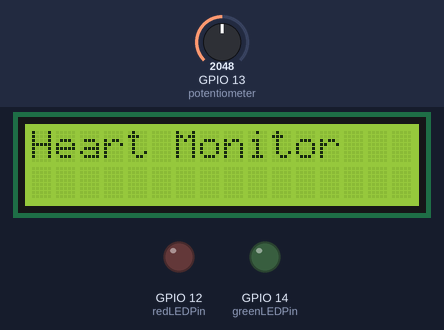
Bench run of a program on a simulated ESP32. On the bench: 16×2 character LCD, output pins drawn as LEDs (lit = HIGH). Inputs (shaded band) come from the test bench; at power-on: GPIO 13 (potentiometer) = 2048. WiFi joins after 1.5 s; servers stay silent unless stated; uploads are accepted with an empty reply; random numbers use the default seed unless the program sets one; what the program prints to the serial monitor is not drawn.

Above: at 0.1 s.
At 2.5 s:
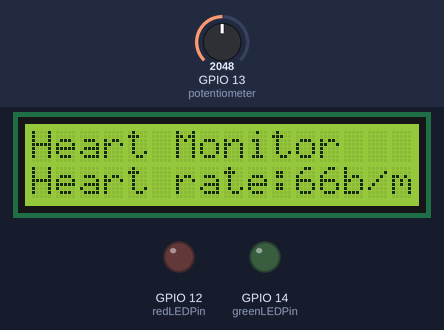
At 13.3 s:
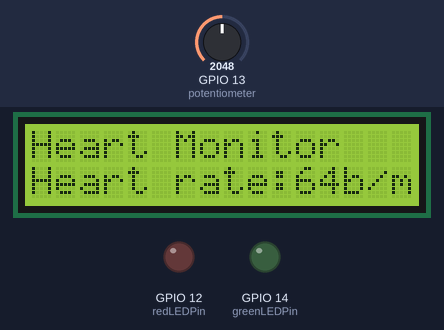
At 29.6 s:
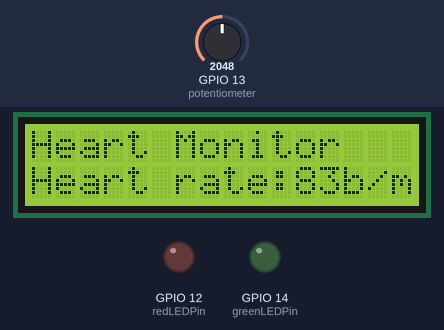
Timing chart, 0 to 36.5 s (numbered marks = the images above):
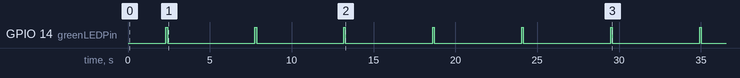

Measured:
- by itself, GPIO 14 (greenLEDPin): alternates HIGH for 0.10 s and LOW for 5.3 s
- what the display in image 1 shows lasts 5.5 s, from 2.3 s to 7.8 s

The program:

main.cpp
```cpp
#include <Wire.h>
#include <LiquidCrystal_I2C.h>
#include <Arduino.h>
#include <HTTPClient.h>
#include <WiFi.h>
#include <DHT.h>
#include <PubSubClient.h>

#define lcd_ADDR 0x27
#define lcd_COLUMNS 16
#define lcd_ROWS 2

LiquidCrystal_I2C lcd(lcd_ADDR, lcd_COLUMNS, lcd_ROWS);

#define PULSE_PIN 35

#define redLEDPin 12
#define greenLEDPin 14

int minHeartRate = 60;
int maxHeartRate = 100;
const char *ssid = "Wokwi-GUEST"; // Your Wi-Fi SSID
const char *password = "";        // Your Wi-Fi password
const char *serverUrl = "http://192.168.32.78:4000/sensor/heartbeat";

void setup(){
  Serial.begin(9600);
  lcd.init();
  lcd.backlight();
  Wire.begin(23, 22);
  lcd.print("Heart Monitor");
  pinMode(redLEDPin, OUTPUT);
  pinMode(greenLEDPin, OUTPUT);

  WiFi.begin(ssid, password);

  // Seed the random number generator with a unique value
  randomSeed(analogRead(0));

  // Attempt to connect to WiFi
  while (WiFi.status() != WL_CONNECTED)
  {
    delay(1000);
    Serial.print(".");
  }
  Serial.println("Connected!");
}

void loop()
{
  int pulseValue = analogRead(13);
  int pulseRate = map(pulseValue, 0, 4098, 0, 200); // assuming pulse range 60-180 bpm

  if (WiFi.status() == WL_CONNECTED)
  {
    HTTPClient http;
    http.begin(serverUrl);
    http.addHeader("Content-Type", "application/json");
    http.setTimeout(10000); // Set timeout to 10 seconds

    // Generate a random heart rate value between 60 and 100 bpm
    int heartRate = random(60, 101);
    String jsonPayload = "{\"heartRate\": " + String(heartRate) + "}";

    int httpResponseCode = http.POST(jsonPayload);

    if (httpResponseCode > 0)
    {
      String response = http.getString();
      Serial.print("Response code: ");
      Serial.println(httpResponseCode);
      Serial.print("Response: ");
      Serial.println(response);
    }
    else
    {
      Serial.print("Error on HTTP request: ");
      Serial.println(httpResponseCode);
      Serial.print("WiFi Status: ");
      Serial.println(WiFi.status()); // Print Wi-Fi status
    }

    http.end();
    if (heartRate < minHeartRate)
    {
      lcd.clear();
      lcd.print("Heart rate below ");
      lcd.setCursor(0, 1);
      lcd.print("minimum: ");
      lcd.println(heartRate);
      lcd.setCursor(13, 1);
      lcd.print("b/m");
      digitalWrite(redLEDPin, HIGH); // Turn on LED
      delay(20);                     // Wait for half of the blink interval
      digitalWrite(redLEDPin, LOW);  // Turn off LED
      delay(20);                     // Wait for the other half of the blink interval
    }
    else if (heartRate > maxHeartRate)
    {
      lcd.clear();
      lcd.print("Heart rate above ");
      lcd.setCursor(0, 1);
      lcd.print("maximum: ");
      lcd.println(heartRate);
      lcd.setCursor(13, 1);
      lcd.print("b/m");
      digitalWrite(redLEDPin, HIGH); // Turn on LED
      delay(20);                     // Wait for half of the blink interval
      digitalWrite(redLEDPin, LOW);  // Turn off LED
      delay(20);                     // Wait for the other half of the blink interval
    }
    else
    {
      lcd.clear();

      lcd.println("Heart Monitor");
      lcd.setCursor(0, 1);
      lcd.print("Heart rate:");
      lcd.println(heartRate);
      lcd.setCursor(13, 1);
      lcd.println("b/m");
      digitalWrite(greenLEDPin, HIGH); // Turn on LED
      delay(100);                      // Wait for half of the blink interval
      digitalWrite(greenLEDPin, LOW);  // Turn off LED
      delay(100);                      // Wait for the other half of the blink interval
    }
  }
  else
  {
    Serial.println("WiFi not connected");
  }

  delay(5000); // Wait for 5 seconds before the next request // adjust for realistic reading frequency
} 
```
